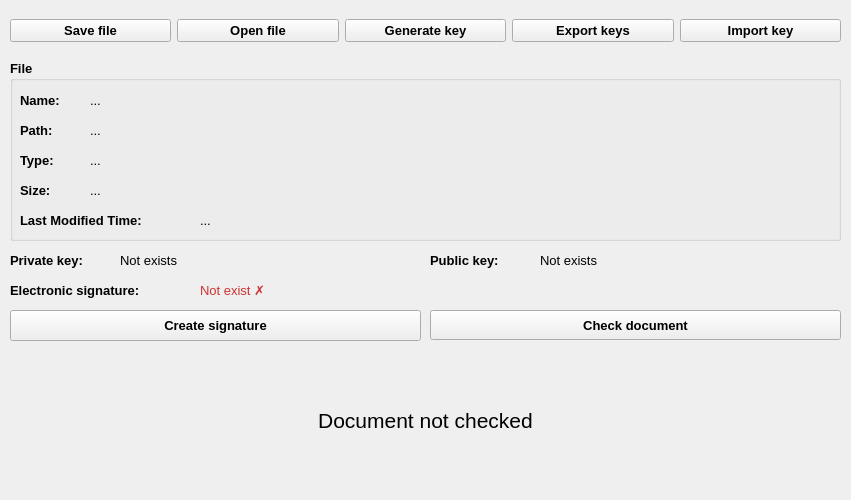
<?xml version="1.0" encoding="UTF-8"?>
<ui version="4.0">
 <class>MainWindow</class>
 <widget class="QMainWindow" name="MainWindow">
  <property name="geometry">
   <rect>
    <x>0</x>
    <y>0</y>
    <width>851</width>
    <height>500</height>
   </rect>
  </property>
  <property name="windowTitle">
   <string>Electronic signature</string>
  </property>
  <widget class="QWidget" name="centralwidget">
   <widget class="QGroupBox" name="groupBox">
    <property name="geometry">
     <rect>
      <x>10</x>
      <y>60</y>
      <width>831</width>
      <height>181</height>
     </rect>
    </property>
    <property name="font">
     <font>
      <pointsize>10</pointsize>
      <weight>75</weight>
      <bold>true</bold>
     </font>
    </property>
    <property name="title">
     <string>File</string>
    </property>
    <widget class="QLabel" name="label">
     <property name="geometry">
      <rect>
       <x>10</x>
       <y>30</y>
       <width>55</width>
       <height>21</height>
      </rect>
     </property>
     <property name="font">
      <font>
       <pointsize>10</pointsize>
       <weight>75</weight>
       <bold>true</bold>
      </font>
     </property>
     <property name="text">
      <string>Name:</string>
     </property>
    </widget>
    <widget class="QLabel" name="labelName">
     <property name="geometry">
      <rect>
       <x>80</x>
       <y>30</y>
       <width>691</width>
       <height>20</height>
      </rect>
     </property>
     <property name="font">
      <font>
       <pointsize>10</pointsize>
       <weight>50</weight>
       <bold>false</bold>
      </font>
     </property>
     <property name="text">
      <string>...</string>
     </property>
    </widget>
    <widget class="QLabel" name="labelPath">
     <property name="geometry">
      <rect>
       <x>80</x>
       <y>60</y>
       <width>691</width>
       <height>20</height>
      </rect>
     </property>
     <property name="font">
      <font>
       <pointsize>10</pointsize>
       <weight>50</weight>
       <bold>false</bold>
      </font>
     </property>
     <property name="text">
      <string>...</string>
     </property>
    </widget>
    <widget class="QLabel" name="label_4">
     <property name="geometry">
      <rect>
       <x>10</x>
       <y>60</y>
       <width>55</width>
       <height>21</height>
      </rect>
     </property>
     <property name="font">
      <font>
       <pointsize>10</pointsize>
       <weight>75</weight>
       <bold>true</bold>
      </font>
     </property>
     <property name="text">
      <string>Path:</string>
     </property>
    </widget>
    <widget class="QLabel" name="labelType">
     <property name="geometry">
      <rect>
       <x>80</x>
       <y>90</y>
       <width>691</width>
       <height>20</height>
      </rect>
     </property>
     <property name="font">
      <font>
       <pointsize>10</pointsize>
       <weight>50</weight>
       <bold>false</bold>
      </font>
     </property>
     <property name="text">
      <string>...</string>
     </property>
    </widget>
    <widget class="QLabel" name="label_6">
     <property name="geometry">
      <rect>
       <x>10</x>
       <y>90</y>
       <width>55</width>
       <height>21</height>
      </rect>
     </property>
     <property name="font">
      <font>
       <pointsize>10</pointsize>
       <weight>75</weight>
       <bold>true</bold>
      </font>
     </property>
     <property name="text">
      <string>Type:</string>
     </property>
    </widget>
    <widget class="QLabel" name="labelSize">
     <property name="geometry">
      <rect>
       <x>80</x>
       <y>120</y>
       <width>691</width>
       <height>20</height>
      </rect>
     </property>
     <property name="font">
      <font>
       <pointsize>10</pointsize>
       <weight>50</weight>
       <bold>false</bold>
      </font>
     </property>
     <property name="text">
      <string>...</string>
     </property>
    </widget>
    <widget class="QLabel" name="label_8">
     <property name="geometry">
      <rect>
       <x>10</x>
       <y>120</y>
       <width>55</width>
       <height>21</height>
      </rect>
     </property>
     <property name="font">
      <font>
       <pointsize>10</pointsize>
       <weight>75</weight>
       <bold>true</bold>
      </font>
     </property>
     <property name="text">
      <string>Size:</string>
     </property>
    </widget>
    <widget class="QLabel" name="label_9">
     <property name="geometry">
      <rect>
       <x>10</x>
       <y>150</y>
       <width>171</width>
       <height>21</height>
      </rect>
     </property>
     <property name="font">
      <font>
       <pointsize>10</pointsize>
       <weight>75</weight>
       <bold>true</bold>
      </font>
     </property>
     <property name="text">
      <string>Last Modified Time:</string>
     </property>
    </widget>
    <widget class="QLabel" name="labelLastModified">
     <property name="geometry">
      <rect>
       <x>190</x>
       <y>150</y>
       <width>581</width>
       <height>20</height>
      </rect>
     </property>
     <property name="font">
      <font>
       <pointsize>10</pointsize>
       <weight>50</weight>
       <bold>false</bold>
      </font>
     </property>
     <property name="text">
      <string>...</string>
     </property>
    </widget>
   </widget>
   <widget class="QWidget" name="horizontalLayoutWidget">
    <property name="geometry">
     <rect>
      <x>10</x>
      <y>10</y>
      <width>831</width>
      <height>41</height>
     </rect>
    </property>
    <layout class="QHBoxLayout" name="horizontalLayout">
     <item>
      <widget class="QPushButton" name="pushButtonSave">
       <property name="font">
        <font>
         <pointsize>10</pointsize>
         <weight>75</weight>
         <bold>true</bold>
        </font>
       </property>
       <property name="text">
        <string>Save file</string>
       </property>
      </widget>
     </item>
     <item>
      <widget class="QPushButton" name="pushButtonOpen">
       <property name="font">
        <font>
         <pointsize>10</pointsize>
         <weight>75</weight>
         <bold>true</bold>
        </font>
       </property>
       <property name="text">
        <string>Open file</string>
       </property>
      </widget>
     </item>
     <item>
      <widget class="QPushButton" name="pushButtonGenK">
       <property name="font">
        <font>
         <pointsize>10</pointsize>
         <weight>75</weight>
         <bold>true</bold>
        </font>
       </property>
       <property name="text">
        <string>Generate key</string>
       </property>
      </widget>
     </item>
     <item>
      <widget class="QPushButton" name="pushButtonExportK">
       <property name="font">
        <font>
         <pointsize>10</pointsize>
         <weight>75</weight>
         <bold>true</bold>
        </font>
       </property>
       <property name="text">
        <string>Export keys</string>
       </property>
      </widget>
     </item>
     <item>
      <widget class="QPushButton" name="pushButtonImportK">
       <property name="font">
        <font>
         <pointsize>10</pointsize>
         <weight>75</weight>
         <bold>true</bold>
        </font>
       </property>
       <property name="text">
        <string>Import key</string>
       </property>
      </widget>
     </item>
    </layout>
   </widget>
   <widget class="QLabel" name="label_12">
    <property name="geometry">
     <rect>
      <x>10</x>
      <y>280</y>
      <width>181</width>
      <height>21</height>
     </rect>
    </property>
    <property name="font">
     <font>
      <pointsize>10</pointsize>
      <weight>75</weight>
      <bold>true</bold>
     </font>
    </property>
    <property name="text">
     <string>Electronic signature:</string>
    </property>
   </widget>
   <widget class="QLabel" name="labelES">
    <property name="geometry">
     <rect>
      <x>200</x>
      <y>280</y>
      <width>641</width>
      <height>20</height>
     </rect>
    </property>
    <property name="font">
     <font>
      <pointsize>10</pointsize>
      <weight>50</weight>
      <bold>false</bold>
     </font>
    </property>
    <property name="styleSheet">
     <string notr="true">color: rgb(205, 50, 50);</string>
    </property>
    <property name="text">
     <string>Not exist ✗</string>
    </property>
   </widget>
   <widget class="QPushButton" name="pushButtonCheckS">
    <property name="geometry">
     <rect>
      <x>430</x>
      <y>310</y>
      <width>411</width>
      <height>30</height>
     </rect>
    </property>
    <property name="font">
     <font>
      <pointsize>10</pointsize>
      <weight>75</weight>
      <bold>true</bold>
     </font>
    </property>
    <property name="text">
     <string>Check document</string>
    </property>
   </widget>
   <widget class="QPushButton" name="pushButtonCreateS">
    <property name="geometry">
     <rect>
      <x>10</x>
      <y>310</y>
      <width>411</width>
      <height>31</height>
     </rect>
    </property>
    <property name="font">
     <font>
      <pointsize>10</pointsize>
      <weight>75</weight>
      <bold>true</bold>
     </font>
    </property>
    <property name="text">
     <string>Create signature</string>
    </property>
   </widget>
   <widget class="QLabel" name="labelCheck">
    <property name="geometry">
     <rect>
      <x>10</x>
      <y>350</y>
      <width>831</width>
      <height>141</height>
     </rect>
    </property>
    <property name="font">
     <font>
      <pointsize>16</pointsize>
      <weight>50</weight>
      <bold>false</bold>
     </font>
    </property>
    <property name="text">
     <string>Document not checked</string>
    </property>
    <property name="alignment">
     <set>Qt::AlignCenter</set>
    </property>
    <property name="wordWrap">
     <bool>true</bool>
    </property>
   </widget>
   <widget class="QLabel" name="label_10">
    <property name="geometry">
     <rect>
      <x>10</x>
      <y>250</y>
      <width>111</width>
      <height>21</height>
     </rect>
    </property>
    <property name="font">
     <font>
      <pointsize>10</pointsize>
      <weight>75</weight>
      <bold>true</bold>
     </font>
    </property>
    <property name="text">
     <string>Private key:</string>
    </property>
   </widget>
   <widget class="QLabel" name="labelPrivKey">
    <property name="geometry">
     <rect>
      <x>120</x>
      <y>250</y>
      <width>301</width>
      <height>21</height>
     </rect>
    </property>
    <property name="font">
     <font>
      <pointsize>10</pointsize>
      <weight>50</weight>
      <bold>false</bold>
     </font>
    </property>
    <property name="text">
     <string>Not exists</string>
    </property>
   </widget>
   <widget class="QLabel" name="label_13">
    <property name="geometry">
     <rect>
      <x>430</x>
      <y>250</y>
      <width>111</width>
      <height>21</height>
     </rect>
    </property>
    <property name="font">
     <font>
      <pointsize>10</pointsize>
      <weight>75</weight>
      <bold>true</bold>
     </font>
    </property>
    <property name="text">
     <string>Public key:</string>
    </property>
   </widget>
   <widget class="QLabel" name="labelPubKey">
    <property name="geometry">
     <rect>
      <x>540</x>
      <y>250</y>
      <width>301</width>
      <height>21</height>
     </rect>
    </property>
    <property name="font">
     <font>
      <pointsize>10</pointsize>
      <weight>50</weight>
      <bold>false</bold>
     </font>
    </property>
    <property name="text">
     <string>Not exists</string>
    </property>
   </widget>
  </widget>
 </widget>
 <resources/>
 <connections/>
</ui>
